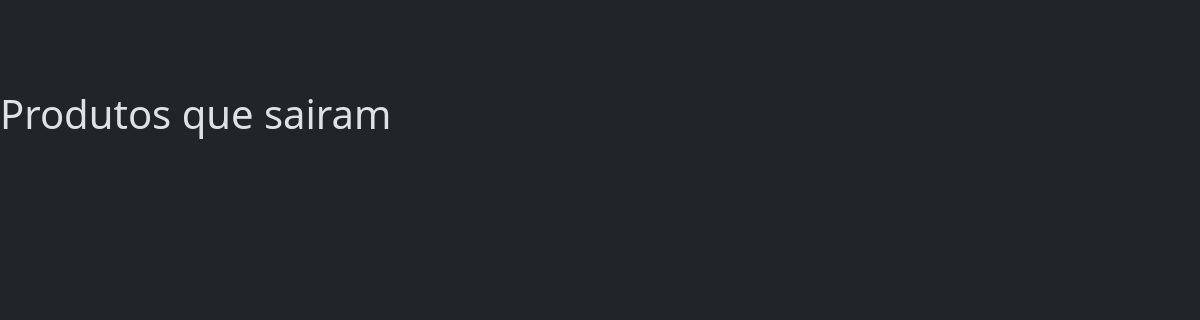
The app's page /saida/lista/, older data.
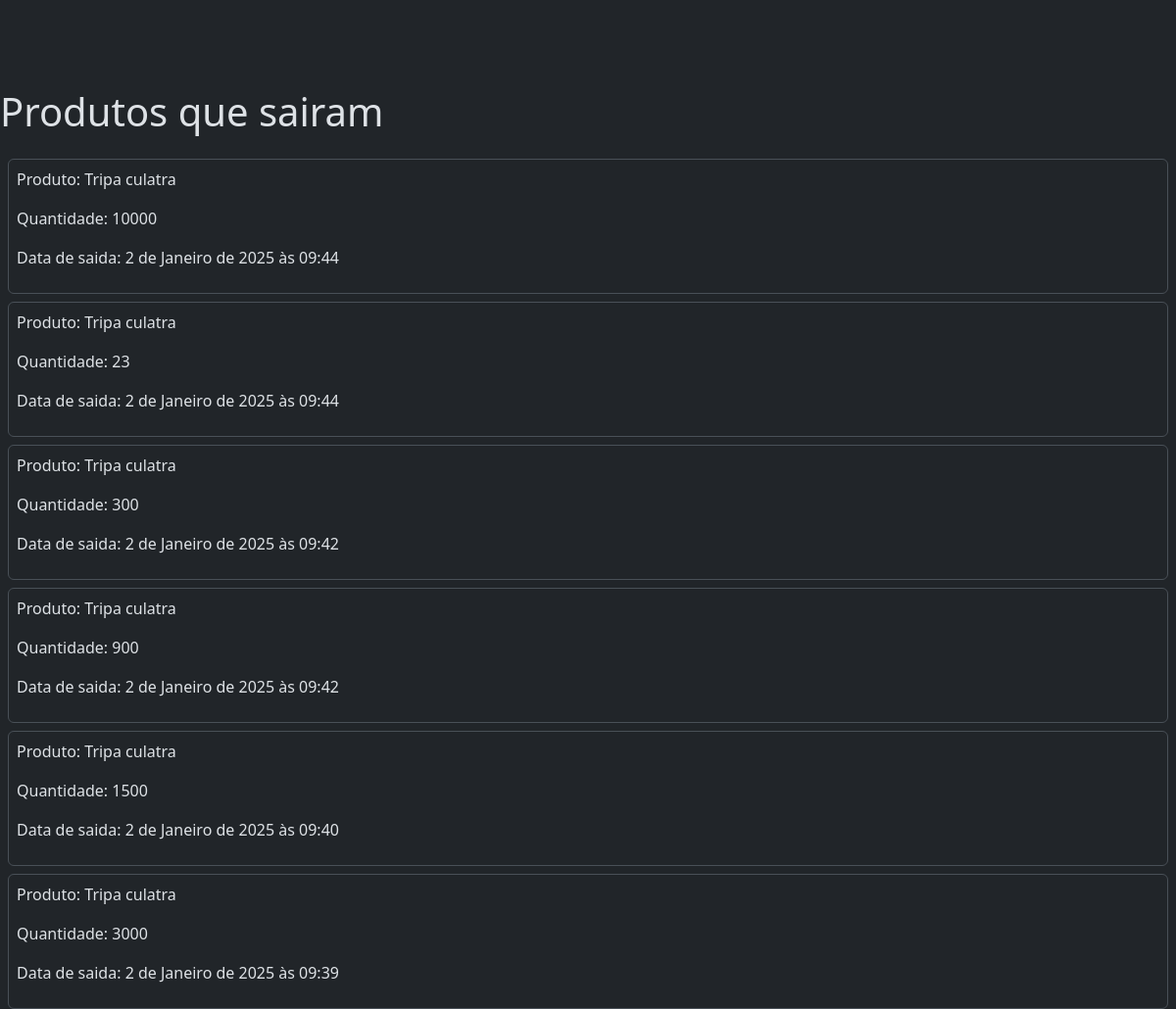
The same page, newer data.
### outflow/models.py (models this page shows, shortened)
class OutFlow(models.Model):
    produto = models.ForeignKey(Produto, on_delete=models.CASCADE)
    quantidade = models.IntegerField()
    data_lancamento = models.DateTimeField(auto_now_add=True)
    class Meta:
        ordering = ['-data_lancamento']

### produto/models.py (models this page shows)
class Produto(models.Model):
    produto = models.CharField(max_length=200)
    tipo = models.OneToOneField(Tipo, on_delete=models.CASCADE)
    marca = models.CharField(max_length=100)
    custo = models.DecimalField(decimal_places=2 , max_digits=8)
    preco_venda = models.DecimalField(decimal_places=2 , max_digits=8)
    quantidade = models.IntegerField()
    def __str__(self):
        return f"{self.produto}"

### outflow/views.py (the view)
# urls.py: path('saida/lista/', OutFlowView.as_view(), name='saida_view')
class OutFlowView(ListView):
    queryset = OutFlow.objects.all()
    template_name='saidas.html'
    context_object_name = 'outflows'
    def get_context_data(self, **kwargs):
            context = super().get_context_data(**kwargs)
            context['title'] = 'saida do estoque'
            return context

### outflow/templates/saidas.html
{% extends "base.html" %}
{% block content %}
    <h1 class="mb-4">Produtos que sairam</h1>
    {% for outflow in outflows %}
    <div class="border m-2 p-2 rounded">
        <p>Produto: {{ outflow.produto }}</p>
        <p>Quantidade: {{ outflow.quantidade }}</p>
        <p>Data de saida: {{ outflow.data_lancamento }}</p>
    </div>
    {% endfor %}
{% endblock %}

Row changes from the older to the newer data that the page shows:
added OutFlow: produto "Tripa culatra", quantidade "10000", data_lancamento "2 de Janeiro de 2025 às 09:44"
added OutFlow: produto "Tripa culatra", quantidade "23", data_lancamento "2 de Janeiro de 2025 às 09:44"
added OutFlow: produto "Tripa culatra", quantidade "300", data_lancamento "2 de Janeiro de 2025 às 09:42"
added OutFlow: produto "Tripa culatra", quantidade "900", data_lancamento "2 de Janeiro de 2025 às 09:42"
added OutFlow: produto "Tripa culatra", quantidade "1500", data_lancamento "2 de Janeiro de 2025 às 09:40"
added OutFlow: produto "Tripa culatra", quantidade "3000", data_lancamento "2 de Janeiro de 2025 às 09:39"
